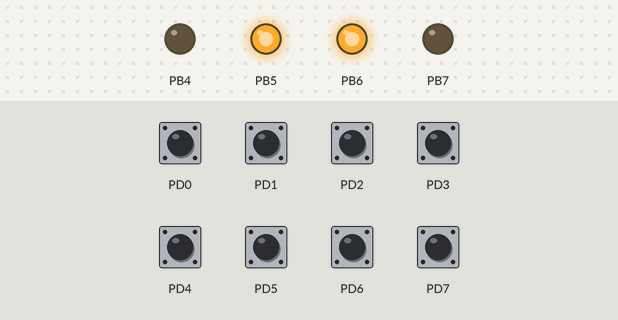
Bench run of a program on a simulated ATmega128, built with avr-gcc and emulated at 16 MHz. Shown: output pins drawn as LEDs (lit = HIGH). Inputs (shaded band) come from the test bench; at power-on: PD0–7 HIGH.

Above: at 1.2 s.
1.3 s: PD0 pulled LOW for 0.15 s
At 2.7 s:
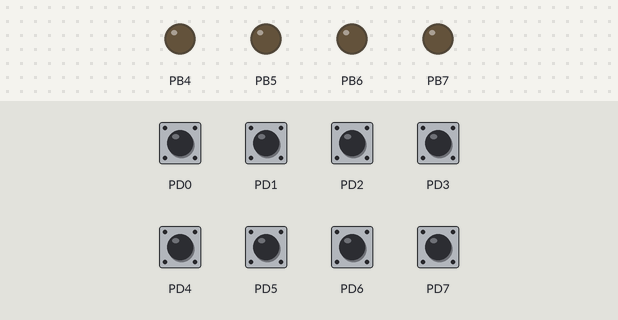
4.4 s: PD1 pulled LOW for 0.15 s
At 6.8 s:
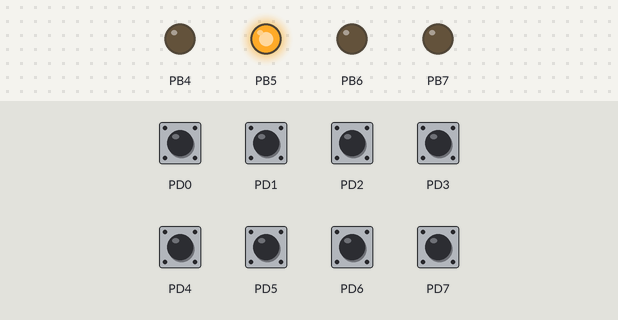
7.5 s: PD1 pulled LOW for 1 s
At 11.0 s:
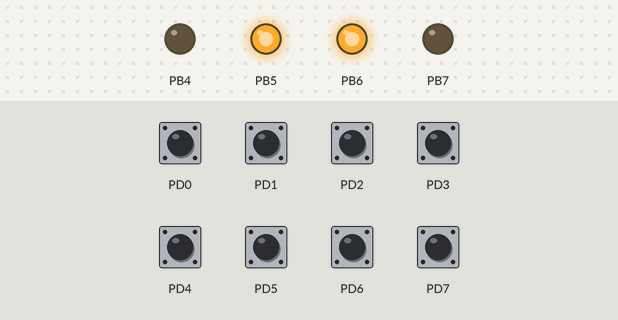
11.5 s: PD0 pulled LOW for 1 s
At 13.9 s:
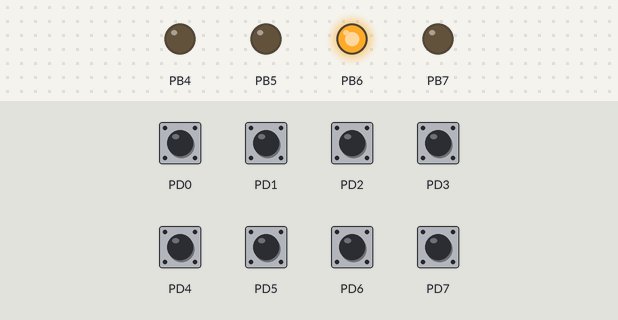
Timing chart, 0 to 15.5 s (numbered marks = the images above; inputs shaded):
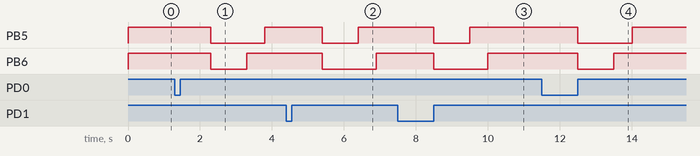

Measured:
- after the input at 1.3 s, PB5: HIGH → LOW after 1.0 s, → HIGH 1.5 s later; PB6: HIGH → LOW after 1.0 s, → HIGH 1.0 s later
- after the input at 4.4 s, PB5: HIGH → LOW after 1.0 s, → HIGH 1.0 s later; PB6: HIGH → LOW after 1.0 s, → HIGH 1.5 s later
- after the input at 7.5 s, PB5: HIGH → LOW after 1.0 s, → HIGH 1.0 s later; PB6: HIGH → LOW after 1.0 s, → HIGH 1.5 s later
- after the input at 11.5 s, PB5: HIGH → LOW after 1.0 s, → HIGH 1.5 s later; PB6: HIGH → LOW after 1.0 s, → HIGH 1.0 s later

The program:

main.c
```c
/*
 * Joseph_Noonan_Lab2_challengecode.c
 *
 * Created: 1/14/2020 12:03:09 PM
 * Author : Joseph Noonan and Matthew Levis
 */

/*
This code will cause a TekBot connected to the AVR board to
move forward and when it touches an obstacle, it will reverse
and turn away from the obstacle and resume forward motion.

PORT MAP
Port B, Pin 4 -> Output -> Right Motor Enable
Port B, Pin 5 -> Output -> Right Motor Direction
Port B, Pin 7 -> Output -> Left Motor Enable
Port B, Pin 6 -> Output -> Left Motor Direction
Port D, Pin 1 -> Input -> Left Whisker
Port D, Pin 0 -> Input -> Right Whisker
*/

#define F_CPU 16000000
#include <avr/io.h>
#include <util/delay.h>
#include <stdio.h>

int main(void)
{
	DDRB  = 0b11110000;
	PORTB = 0b11110000;
	DDRD  = 0b00000000;
	PORTD = 0b11111111;

	while (1) // loop forever
	{
		PORTB = 0b01100000;			//Tekbot move forward

		// If left whisker hit, turn left
		if (PIND == 0b11111101) {
			PORTB = 0b01100000;		//Tekbot move forward
			_delay_ms(1000);		//wait for 1 s
			PORTB = 0b00000000;     // move backward
			_delay_ms(1000);        // wait for 1 s
			PORTB = 0b00100000;     // turn left
			_delay_ms(500);         // wait for 0.5 s
		}
		// If right whisker is hit, turn right
		else if (PIND == 0b11111110) {
			PORTB = 0b01100000;		//Tekbot move forward
			_delay_ms(1000);		//wait for 1 s
			PORTB = 0b00000000;     // move backward
			_delay_ms(1000);        // wait for 1 s
			PORTB = 0b01000000;     // turn right
			_delay_ms(500);         // wait for 0.5 s
		}
		//If both whiskers are hit, move forward
		else if (PIND == 0b11111100) {
			PORTB = 0b01100000;		//Tekbot move forward
			_delay_ms(1000);		//wait for 1 s
			PORTB = 0b00000000;     // move backward
			_delay_ms(1000);        // wait for 1 s
		}
	}
}
```
